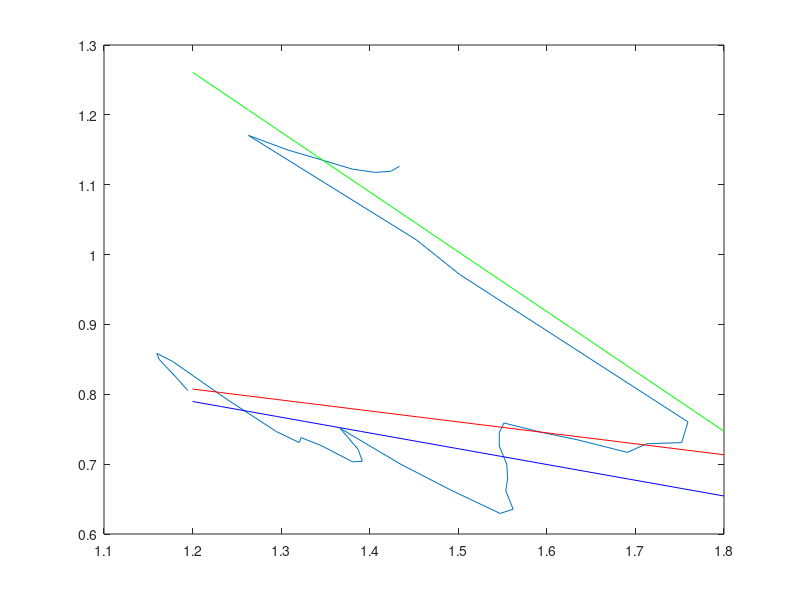
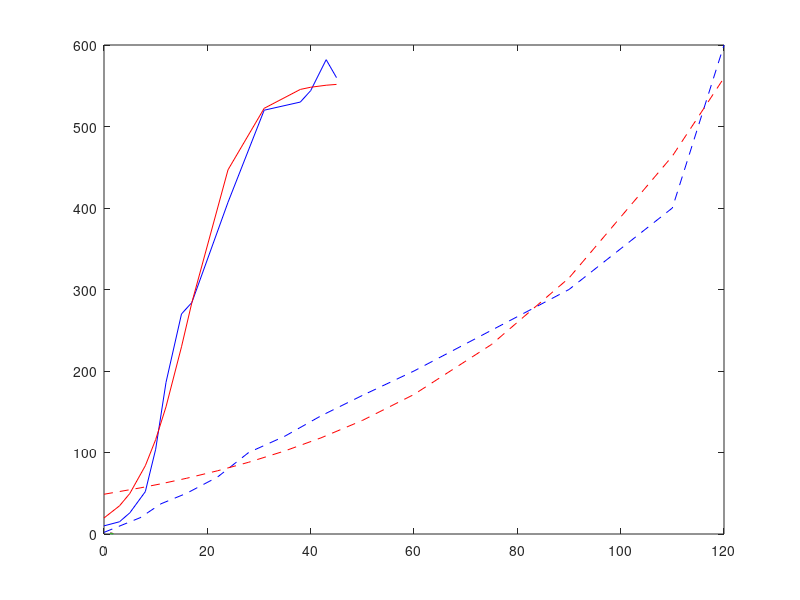

Source code (MATLAB) for these figures, in order:
Q=[27.14,26.54,25.50,24.03,21.96,20.32,18.33,21.79,28.35,31.72,57.46,56.51,51.59,49.09,43.12,39.15,35.61,35.18,35.18,35.87,35.95,35.78,36.47,35.26,31.03,27.23,23.26,24.38,24.64,24.03,22.13,21.01,20.92,19.71,17.38,15.05,14.44,14.53,15.14,15.65];
C=[
13.38,13.16,13.11,13.25,13.71,14.11,14.81,12.92,10.50,9.37,5.76,5.38,5.36,5.21,5.43,5.57,5.74,5.56,5.32,5.01,4.78,4.59,4.32,4.26,4.60,5.01,5.64,5.26,5.06,5.05,5.33,5.47,5.38,5.58,6.19,7.03,7.22,7.08,6.70,6.39
];
pH=[
5.73,5.82,5.81,5.85,5.85,5.87,5.86,5.82,5.79,5.86,4.81,4.59,4.58,4.59,4.57,4.63,4.63,4.67,4.70,4.74,4.78,4.82,4.86,4.89,4.90,4.94,4.94,4.96,4.97,5.00,5.03,5.05,5.05,5.08,5.05,5.04,5.04,5.04,5.04,5.09
];

logQ=log10(Q);
logC=log10(C);
%figure 3
ind=12:17
P3=polyfit(logQ(ind),logC(ind),1);
R3=corr2(logQ(ind),logC(ind));
% figure 4
ind=1:11;
P4=polyfit(logQ(ind),logC(ind),1);
R4=corr2(logQ(ind),logC(ind));
% figure 5
ind=24:40;
ind=12:40;
P5=polyfit(logQ(ind),logC(ind),1);
R5=corr2(logQ(ind),logC(ind));

plot(logQ,logC);hold on;
x=linspace(1.2,1.8,20);
plot(x,polyval(P3,x),'r');
plot(x,polyval(P4,x),'g');
plot(x,polyval(P5,x),'b');

t=R5./sqrt((1-R5^2)./(length(ind)-2));
p=tcdf(t,length(ind)-2)*2;


% ph
Hp=10.^-pH;
bob=Hp.*141300;
rest=C-bob;
logECpH=log10(rest);
%figure 6
ind=1:11
P6=polyfit(logQ(ind),logECpH(ind),1);
R6=corr2(logQ(ind),logC(ind));
% figure 7
ind=12:40;
P7=polyfit(logQ(ind),logECpH(ind),1);
R7=corr2(logQ(ind),logECpH(ind));


figure;
plot(logQ,logECpH);hold on;
plot(x,polyval(P6,x),'r');
plot(x,polyval(P7,x),'g');

%-------------

ta=[0;3;5;8;10;12;15;17;24;31;38;40;43;45];
na=[10;15;26;52;104;186;270;284;407;520;530;544;582;560];
tb=[0;7;11;16;22;28;35;42;50;60;75;90;110;120];
nb=[2;20;37;50;70;100;120;145;170;200;250;300;400;600];

% N=KN0/(N0+(K-N0)*exp(-r*t)) 
% small t - exp ~ 1, so becomes exponential
% large t exp << 1 1 so becomes equal to K
fun=@(beta,x)(beta(1).*beta(2)./(beta(2)+(beta(1)-beta(2)).*exp(-beta(3).*x)));

beta_a = nlinfit(ta,na,fun,[500,10,0.3]);
beta_b = nlinfit(tb,nb,fun,[500,10,0.3]);

plot(ta,na,'b'); hold on;
plot(ta,fun(beta_a,ta),'r')

plot(tb,nb,'--b'); hold on;
plot(tb,fun(beta_b,tb),'r--')
